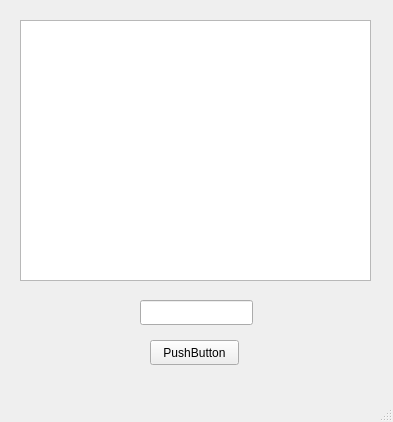
<?xml version="1.0" encoding="UTF-8"?>
<ui version="4.0">
 <class>MainWindow</class>
 <widget class="QMainWindow" name="MainWindow">
  <property name="geometry">
   <rect>
    <x>0</x>
    <y>0</y>
    <width>393</width>
    <height>422</height>
   </rect>
  </property>
  <property name="windowTitle">
   <string>MainWindow</string>
  </property>
  <widget class="QWidget" name="centralwidget">
   <widget class="QPushButton" name="pushButton">
    <property name="geometry">
     <rect>
      <x>150</x>
      <y>340</y>
      <width>89</width>
      <height>25</height>
     </rect>
    </property>
    <property name="text">
     <string>PushButton</string>
    </property>
   </widget>
   <widget class="QPlainTextEdit" name="plainTextEdit">
    <property name="geometry">
     <rect>
      <x>20</x>
      <y>20</y>
      <width>351</width>
      <height>261</height>
     </rect>
    </property>
   </widget>
   <widget class="QLineEdit" name="lineEdit">
    <property name="geometry">
     <rect>
      <x>140</x>
      <y>300</y>
      <width>113</width>
      <height>25</height>
     </rect>
    </property>
   </widget>
  </widget>
  <widget class="QMenuBar" name="menubar">
   <property name="geometry">
    <rect>
     <x>0</x>
     <y>0</y>
     <width>393</width>
     <height>22</height>
    </rect>
   </property>
  </widget>
  <widget class="QStatusBar" name="statusbar"/>
 </widget>
 <resources/>
 <connections/>
</ui>
